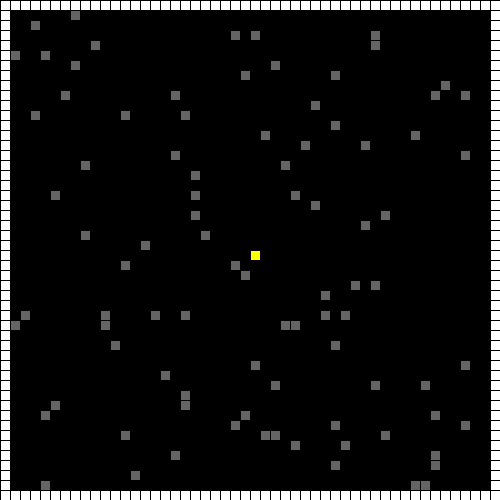
Frame 1 (no input)
Frame 60 (the mouse pressed at the canvas centre just before this capture): identical to frame 1, image omitted
Frame 120 (the mouse held since frame 60 and released just before this capture): identical to frame 1, image omitted

The Processing sketch that drew this single still picture (run headless with seeded random() and noise(); from frame 60 on, the mouse is pressed at the canvas centre):

// Processing sketch: sketch_230129a
// ── sketch_230129a.pde
 GameSim gs;
 
 void setup()
 {
   size(500,500); 
   int []actionMap = buildActionMap();

   CanBot cb = new CanBot(actionMap);
   GameBoard gb = new GameBoard(cb);
   gb.makeBorderWalls();
   gb.makeCans(100);
   gs = new GameSim(gb);
   gs.setup();
   
}

int[] buildActionMap()
{
  //0 = go up
  //1=go left
  //2= pickup
  //3=go right
  //4=go down
  int []actionMap = new int[1024];
  for(int i = 0; i < actionMap.length; i++)
  {
    actionMap[i] = (int)(random(4));
  }
  return actionMap;
}
void mouseClicked()
{
  gs.interate();
}
void draw()
{
  gs.draw();
}

// ── Can.pde
class Can 
{
  public int[] pos= new int[2];
  public Can()
  {}
  public Can(int x, int y)
  {
    pos[0] = x;
    pos[1] = y;
  }
}

// ── CanBot.pde
class CanBot
{
  int[] pos = new int[2];
  int cans;
  //0 = go up
  //1=go left
  //2= pickup
  //3=go right
  //4=go down
  public int[] actionMap = new int[1024];
  public CanBot(CanBot cb)
  {
    this.actionMap = cb.actionMap.clone();
    this.pos = cb.pos.clone();
    this.cans = cb.cans;
  }
  public CanBot(int[] actionMap)
  {
    this.actionMap = actionMap;
  }
  
  public int getAction(int index)
  {
      //0 = go up
  //1=go left
  //2= pickup
  //3=go right
  //4=go down
   return actionMap[index]; 
  }
}

// ── CanBotMutator.pde
class CanBotMutator
{
  void mutate(CanBot cb)
  {
    int[] actionMap = cb.actionMap;
    for(int i = 0; i < actionMap.length; i++)
    {
      if(random(1.f) > .999)
        actionMap[i] = (int)(random(4));
    }
    cb.actionMap = actionMap;
  }
  
  int[] blend(CanBot cba, CanBot cbb)
  {
    int[] actionMapA = cba.actionMap;
    int[] actionMapB = cbb.actionMap;
    
    int[] actionMapResult = new int[cba.actionMap.length];
    for(int i = 0; i < actionMapA.length; i++)
    {
      if(i%2==0)
        actionMapResult[i] = actionMapA[i];
      else
        actionMapResult[i] = actionMapB[i];
    }
    return actionMapResult;
  }
}

// ── GameBoard.pde
class GameBoard{
  public int bWidth = 50;
  public int bHeight = 50;
  public CanBot cb;
  public Can cans[];
  public Wall walls[];
    
  public GameBoard(CanBot canbot)
  {
     cb = canbot;
  }
  
  public GameBoard(GameBoard gb)
  {
    this.bWidth = gb.bWidth;
    this.bHeight = gb.bHeight;
    this.cb = gb.cb;
    this.cans = gb.cans.clone();
    this.walls = gb.walls.clone();
  }
  
  public void makeCans(int canCount)
  {
    cans = new Can[canCount];
    for(int i = 0; i < canCount; i++)
    {
      cans[i] = new Can((int)random(bWidth), (int)random(bHeight));
    }
  }
  
  public void makeBorderWalls()
  {
    int borderCount = bWidth*2 + bHeight*2 - 4;
    walls = new Wall[borderCount];
    int startIndex = 0;
    for(int i = 0; i < bWidth; i++,startIndex++)
    {
      walls[startIndex] = new Wall(i,0);
    }
    for(int i = 0; i < bWidth; i++,startIndex++)
    {
      walls[startIndex] = new Wall(i,bHeight-1);
    }
    for(int i = 1; i < bHeight-1; i++,startIndex++)
    {
      walls[startIndex] = new Wall(0,i);
    }
        for(int i = 1; i < bHeight-1; i++,startIndex++)
    {
      walls[startIndex] = new Wall(bWidth-1,i);
    }
  }
  
  void draw()
  {
    
  }
}

// ── GameSim.pde
class GameSim
{
  GameBoard board;
  CanBot canBot;
  int[][] rboard;
  int CLEAR = 0;
  int WALL = 1;
  int CAN = 2;
  
  public GameSim(GameBoard gb)
  {
    board = gb;  
  }
  
  void setup()
  {
    rboard = new int[board.bWidth][board.bHeight];
    
    canBot = board.cb;
    
    canBot.pos[0] = board.bWidth/2;
    canBot.pos[1] = board.bHeight/2;
    
    for(int i = 0; i < board.bWidth; i++)
    {
      for(int j = 0; j < board.bHeight; j++)
      {
        rboard[i][j] = CLEAR;
      }
    }
    
    for(int i = 0; i < board.cans.length; i++)
    {
      
      int[] index = board.cans[i].pos;
      rboard[index[0]][index[1]] = CAN;
      println("index: " + index[0] +" ," + index[1]);
    }
    
    for(int i = 0; i < board.walls.length; i++)
    {
      int[] index = board.walls[i].pos;
      rboard[index[0]][index[1]] = WALL;
    }
  }
  
  void interate()
  {
    
println("iterate");
    int action = getActionForCurBot();
    doActionForBot(action);
  }
  
  int  getActionForCurBot()
  {
      //0 = above
  //1=left
  //2=me
  //3=right
  //4=below
  int cx = canBot.pos[0];
  int cy = canBot.pos[1];
  int topVal = (cy >= 0) ? rboard[cx][cy-1] : WALL;
  int leftVal = (cx >= 0) ? rboard[cx-1][cy] : WALL;
  int midVal = rboard[cx][cy];
  int rightVal = (cx < rboard.length-1) ? rboard[cx+1][cy] : WALL;
  int belowVal = (cy < rboard[0].length-1) ? rboard[cx][cy+1] : WALL;
  
  int result =        (topVal << 8);
  result = result |  (leftVal << 6);
  result = result |   (midVal << 4);
  result = result | (rightVal << 2);
  result = result | (belowVal << 0);
  int action = canBot.getAction(result);
 
  return action;
  }
  
  void doActionForBot(int action)
  {
    int cx = canBot.pos[0];
    int cy = canBot.pos[1];
    
    if(action == 0)
    {
        println("go up");
      if(cy > 0 && (rboard[cx][cy-1] != WALL))
      {
        canBot.pos[1] -= 1;
      }
    }
    else if(action == 1)//left
    {
        println("go left");
      if(cx > 0 && (rboard[cx-1][cy] != WALL))
      {
        canBot.pos[0] -= 1;
      }
    }
    else if(action == 2) //pickup
    {
      println("pick up");
      if(rboard[cx][cy] == CAN)
      {
        rboard[cx][cy] = CLEAR;
        canBot.cans+=1;
      }
    }
    else if(action == 3) //right
    {
        println("go right");
      if(cx < rboard.length-1 && (rboard[cx+1][cy] != WALL))
      {
        canBot.pos[0]+=1;
      }
    }
    else if(action == 4) //down
    {
        println("go down");
      if(cy < rboard[0].length-1 && (rboard[cx][cy+1] != WALL))
      {
        canBot.pos[1]+=1;
      }
    }
    else
    {
      println("WTF received action: " + action +  " at cb pos: " + canBot.pos[0] + " ," + canBot.pos[1]);
    }
  }
  void draw()
  {
    float w = width*1.f/rboard.length;
    float h = height*1.f/rboard[0].length;
    //print("w: " + w);
    for(int i = 0; i < rboard.length; i++)
    {
      for(int j = 0; j < rboard[0].length; j++)
      {
        pushMatrix();
        translate(i*w,j*h);
        if(rboard[i][j] == CLEAR)
          fill(0,0,0);
        if(rboard[i][j] == WALL)
          fill(255,255,255);
        if(rboard[i][j] == CAN)
          fill(100,100,100);
        //stroke(255);
        rect(0,0,w,h);
        popMatrix();
      }
    } 
    pushMatrix();
      translate(canBot.pos[0]*w, canBot.pos[1]*h);
      fill(255,255,0);
      rect(0,0,w,h);
    popMatrix();
  }
}

// ── Wall.pde
class Wall 
{
  public int[] pos= new int[2];
  public Wall(int x, int y)
  {
    pos[0] = x;
    pos[1] = y;
  }
}
